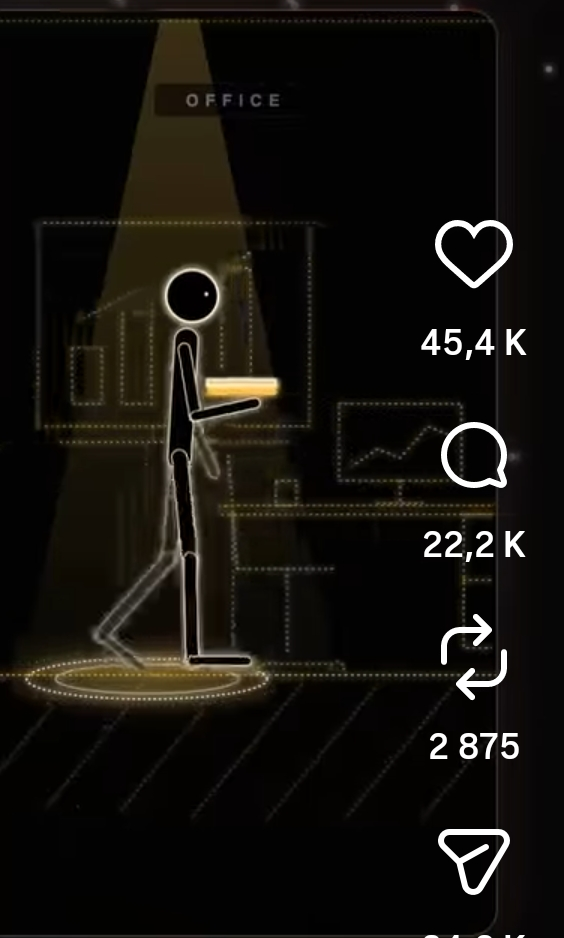
#> input picture references/analyses/ref09/capture_office.jpg, 564 x 938 px
$ python -i footage_index.py   (imports and definitions only)
#> lines starting #> are read from the running program, lines starting #| are printed output that depends on the picture
#!/usr/bin/env python3
"""Indexe une bibliothèque de footage (trailers, captures de gameplay, screenshots) pour le montage.

Pour chaque vidéo : proxy 640 px → détection de plans → par plan : durée, mouvement, luminosité,
**trajectoire de cadrage 9:16** (visages Haar + saillance spectrale), 3 vignettes.
Pour chaque image fixe : point d'intérêt + tags déduits du dossier (« People/Jason Duval »).
Puis des **planches contact numérotées** (cadre 9:16 dessiné) que Claude lit pour écrire tags.json.

Fichiers (dans footage/index/) :
  index.json   entrées machine {id, kind: shot|still, src, start, end, dur, motion, luma, focus:[x0,x1], ...}
  tags         references/gta-footage-tags.json (versionné), écrits par Claude après lecture des planches :
               {"T1-012": {"tags": ["voiture","plage","nuit"], "desc": "...", "q": 0-3, "avoid": false}}
  sheets/      planches contact (1 par source, 24 plans par page)

Sous-commandes :
  build  [--src footage/raw] [--threshold 27]         indexe les nouveaux fichiers (incrémental)
  sheets [--src-filter Trailer_1]                       régénère les planches
  search --tags voiture nuit [--any] [--min-dur 1] [--kind shot] [--limit 20] [--exclude ID…]
  stats                                                 couverture des tags

Usage : python3 tools/footage_index.py build && python3 tools/footage_index.py sheets
"""
import argparse, hashlib, json, os, re, subprocess, sys
from concurrent.futures import ProcessPoolExecutor
from pathlib import Path
import numpy as np
import cv2

ROOT = Path(__file__).resolve().parent.parent
FOOT = ROOT / "footage"
IDX = FOOT / "index"
PROXY = FOOT / "proxy"
TAGS = ROOT / "references" / "gta-footage-tags.json"  # versionné (IDs de plans déterministes)
VID = {".mp4", ".mov", ".mkv", ".webm", ".m4v"}
IMG = {".jpg", ".jpeg", ".png", ".webp"}
YUNET = FOOT / "models" / "face_detection_yunet_2023mar.onnx"
YUNET_URL = "https://huggingface.co/opencv/face_detection_yunet/resolve/main/face_detection_yunet_2023mar.onnx"
_FACE = {}


def face_detector(w, h):
    """Détecteur de visages YuNet (OpenCV DNN, modèle MIT ~230 Ko). None si le modèle est indisponible."""
    if not YUNET.exists():
        YUNET.parent.mkdir(parents=True, exist_ok=True)
        subprocess.run(["curl", "-sSL", "-m", "60", "-o", str(YUNET), YUNET_URL])
        if not YUNET.exists() or YUNET.stat().st_size < 100_000:
            YUNET.unlink(missing_ok=True); return None
    d = _FACE.get("d")
    if d is None:
        d = _FACE["d"] = cv2.FaceDetectorYN.create(str(YUNET), "", (w, h), 0.75)
    d.setInputSize((w, h))
    return d
TARGET_AR = 9 / 16


# ---------- cadrage ----------
def spectral_saliency(gray):
    """Saillance « spectral residual » (Hou & Zhang 2007) sur une image 128 px."""
    g = cv2.resize(gray, (128, int(128 * gray.shape[0] / gray.shape[1]))).astype(np.float32)
    f = np.fft.fft2(g)
    la = np.log(np.abs(f) + 1e-6)
    sr = la - cv2.blur(la, (3, 3))
    s = np.abs(np.fft.ifft2(np.exp(sr + 1j * np.angle(f)))) ** 2
    s = cv2.GaussianBlur(s, (0, 0), 3)
    return s / (s.max() + 1e-9)


def focus_x(bgr):
    """Abscisse normalisée (0–1) du centre d'intérêt : visages en priorité, sinon saillance."""
    h, w = bgr.shape[:2]
    gray = cv2.cvtColor(bgr, cv2.COLOR_BGR2GRAY)
    det = face_detector(w, h)
    faces = []
    if det is not None:
        _, r = det.detect(bgr)
        faces = [] if r is None else [f[:4] for f in r if f[2] >= w / 40]
    if len(faces):
        a = np.array([fw * fh for (_, _, fw, fh) in faces], float)
        cx = np.array([x + fw / 2 for (x, _, fw, _) in faces])
        return float((cx * a).sum() / a.sum() / w), True
    s = spectral_saliency(gray)
    col = (s ** 2).sum(0)
    xs = np.linspace(0, 1, len(col))
    c = float((col * xs).sum() / (col.sum() + 1e-9))
    return 0.5 + (c - 0.5) * 0.8, False  # ramène un peu vers le centre (la saillance est bruitée)


# [81 lines left out: functions clamp_focus, make_proxy, detect_shots, short_id, index_video, not called in this run]


def index_still(path):
    img = cv2.imread(str(path))
#> img is the input picture: shape (938, 564, 3); mean B, G, R 13, 17.4, 19.7
    if img is None: return None
    h, w = img.shape[:2]
#> h = 938; w = 564
    small = cv2.resize(img, (960, int(960 * h / w)))
    x, face = focus_x(small)
#> in focus_x, `gray = cv2.cvtColor(bgr, cv2.COLOR_BGR2GRAY)`:
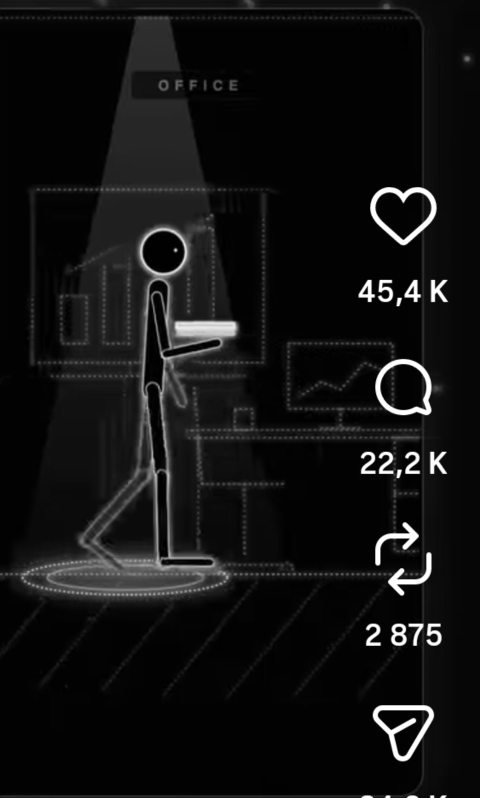
#> gray: shape (1596, 960) (shown at 1/2 size); min 0, max 255, mean 17.5
#> in spectral_saliency, `g = cv2.resize(gray, (128, int(128 * gray.shape[0] / gray.shape[1])))...`:
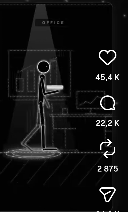
#> g: shape (212, 128) float32; min 0, max 255, mean 17.6
#> in spectral_saliency, `la = np.log(np.abs(f) + 1e-6)`:
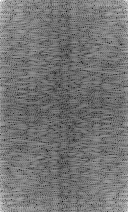
#> la: shape (212, 128) float64; min 3.69, max 13.08, mean 7.99; drawn with min black and max white
#> in spectral_saliency, `sr = la - cv2.blur(la, (3, 3))`:
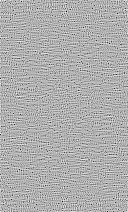
#> sr: shape (212, 128) float64; min -3.75, max 1.72, mean 0.00168; drawn with min black and max white
#> in spectral_saliency, `s = np.abs(np.fft.ifft2(np.exp(sr + 1j * np.angle(f)))) ** 2`:
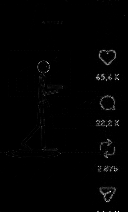
#> s: shape (212, 128) float64; min 2.64e-11, max 0.00615, mean 6.11e-05; drawn with min black and max white
#> in spectral_saliency, `s = cv2.GaussianBlur(s, (0, 0), 3)`:
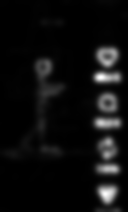
#> s: shape (212, 128) float64; min 3.42e-07, max 0.00104, mean 6.06e-05; drawn with min black and max white
#> in focus_x, `col = (s ** 2).sum(0)`: col = 128 values, max 33.99 at index 106, min 0.00573 at index 73, mean 4.45
#> in focus_x, `xs = np.linspace(0, 1, len(col))`: xs = 128 values from 0 to 1
#> in focus_x, `c = float((col * xs).sum() / (col.sum() + 1e-9))`: c = 0.809
#> x = 0.748; face = False
#> (the run stopped early here; a loop or call above may not have finished)
